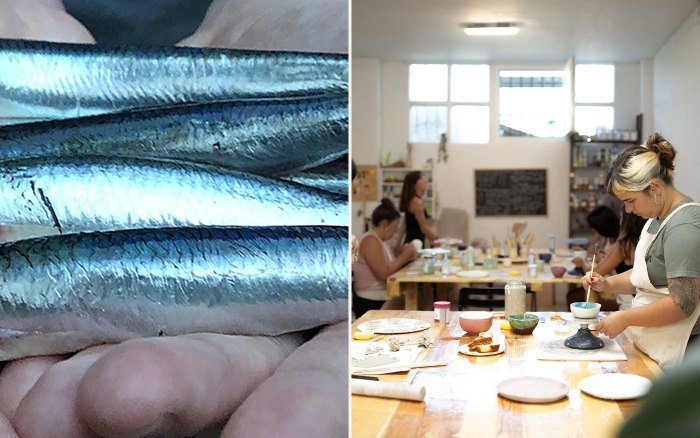
#> input picture brand/web/assets/img/anchoas-ceramica.jpg, 1400 x 875 px (shown at 1/2 size); its folder holds only this picture in this run
$ python prepare_assets.py
#> lines starting #> are read from the running program, lines starting #| are printed output that depends on the picture
"""Prepara los planos fotográficos del Reel a partir de las fotos de la web de BASQPLAN.

Muchas fotos de la web son dípticos (dos imágenes juntas: «dos experiencias, un plan»).
Este script separa cada díptico en dos planos:
  1400×875 → _L / _R (izquierda / derecha)      800×1000 → _T / _B (arriba / abajo)
Uso: python3 reel/scripts/prepare_assets.py   → reel/assets/*.jpg
"""
from pathlib import Path
from PIL import Image

ROOT = Path(__file__).resolve().parent.parent.parent
SRC, OUT = ROOT / "brand/web/assets/img", ROOT / "reel/assets"
OUT.mkdir(parents=True, exist_ok=True)
for p in sorted(SRC.glob("*.jpg")):
    im = Image.open(p).convert("RGB")
#> im is the input picture: PIL image 1400x875 RGB; mean R, G, B 143, 149.2, 149
    w, h = im.size
#> w = 1400; h = 875
    if (w, h) == (1400, 875):
        parts = {"L": (0, 0, 700, 875), "R": (700, 0, 1400, 875)}
    elif (w, h) == (800, 1000):
        parts = {"T": (0, 0, 800, 500), "B": (0, 500, 800, 1000)}
    else:
        im.save(OUT / p.name, quality=95)
        continue
    for tag, box in parts.items():
        im.crop(box).save(OUT / f"{p.stem}_{tag}.jpg", quality=95)
#> this loop made 2 passes
#> pass 1, `im.crop(box).save(OUT / f"{p.stem}_{tag}.jpg", quality=95)`:
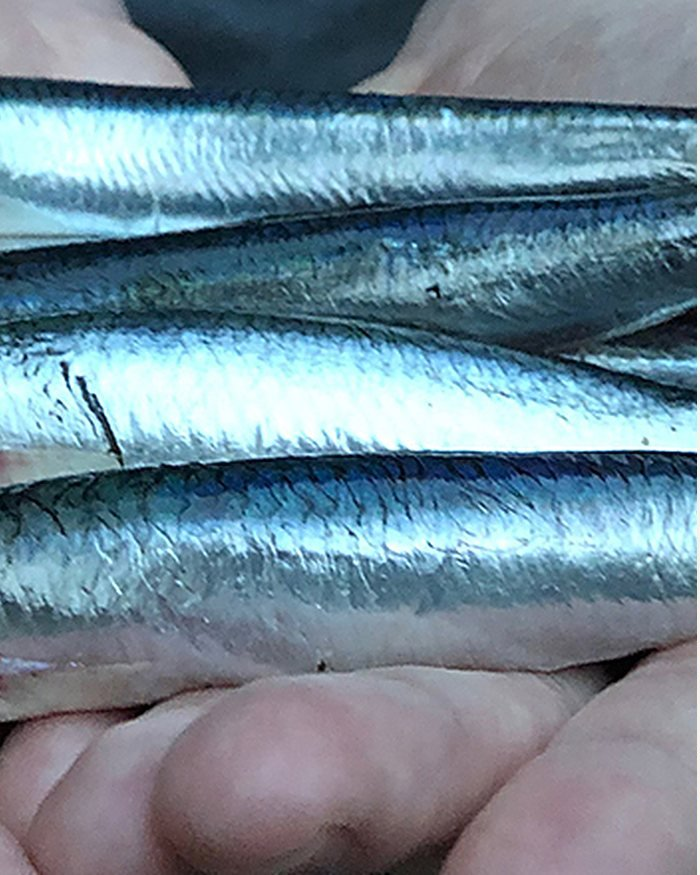
#> saved as anchoas-ceramica_L.jpg: PIL image 700x875 RGB; mean R, G, B 112, 135, 149.2
#> pass 2, `im.crop(box).save(OUT / f"{p.stem}_{tag}.jpg", quality=95)`:
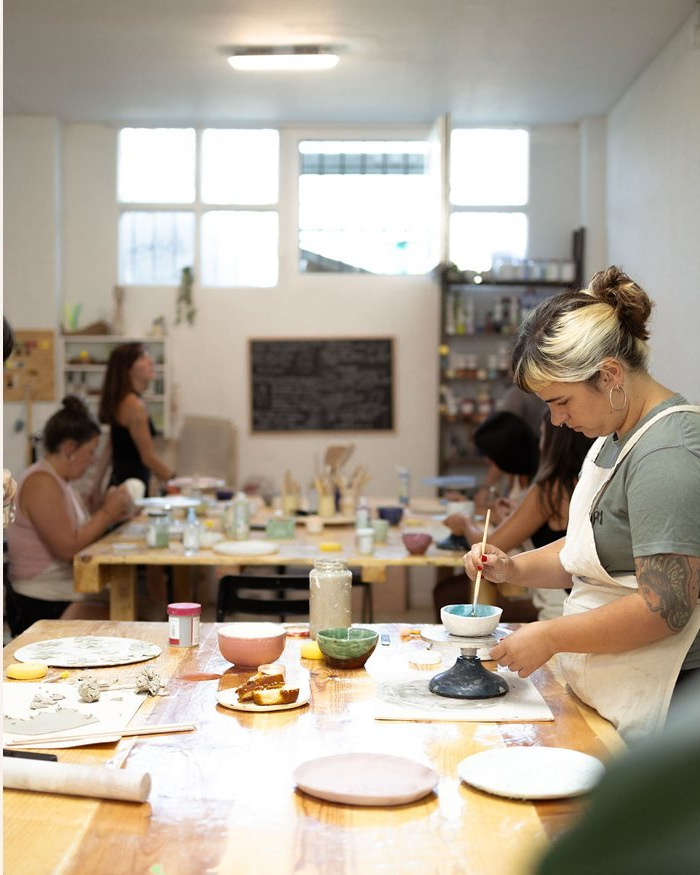
#> saved as anchoas-ceramica_R.jpg: PIL image 700x875 RGB; mean R, G, B 174, 163.3, 148.8
print(f"{len(list(OUT.glob('*.jpg')))} planos en reel/assets/")

$ run again, on brand/web/assets/img/ceramica-barco-flysch.jpg
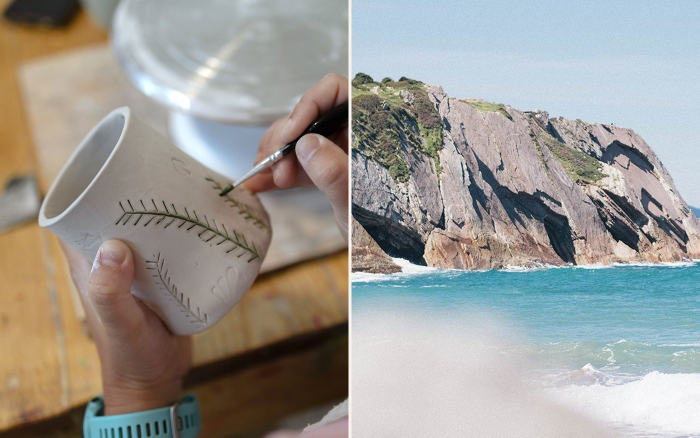
#> input picture brand/web/assets/img/ceramica-barco-flysch.jpg, 1400 x 875 px (shown at 1/2 size)
#> im is the input picture: PIL image 1400x875 RGB; mean R, G, B 156.3, 154.5, 149.7
#> the loop `for tag, box in parts.items():` made 2 passes
#> pass 1, `im.crop(box).save(OUT / f"{p.stem}_{tag}.jpg", quality=95)`:
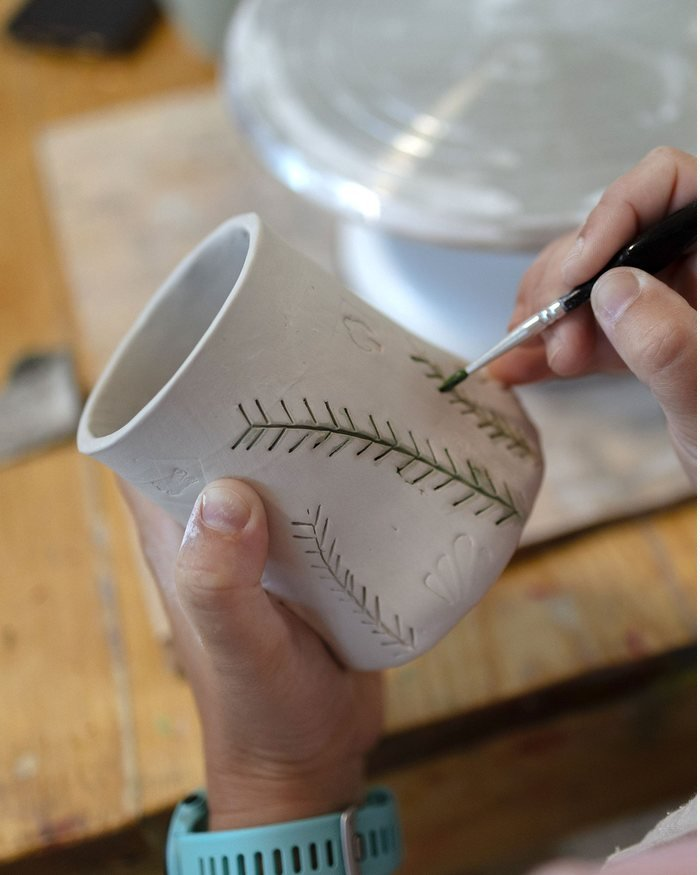
#> saved as ceramica-barco-flysch_L.jpg: PIL image 700x875 RGB; mean R, G, B 142.3, 128.1, 113.1
#> pass 2, `im.crop(box).save(OUT / f"{p.stem}_{tag}.jpg", quality=95)`:
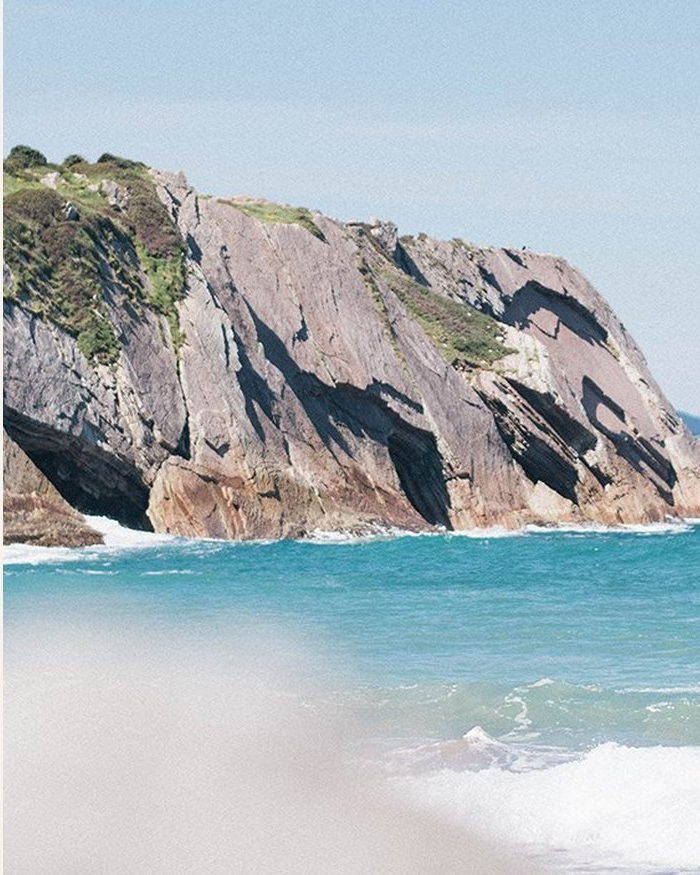
#> saved as ceramica-barco-flysch_R.jpg: PIL image 700x875 RGB; mean R, G, B 170.4, 180.9, 186.4

$ run again, on brand/web/assets/img/ceramica-ganeta.jpg
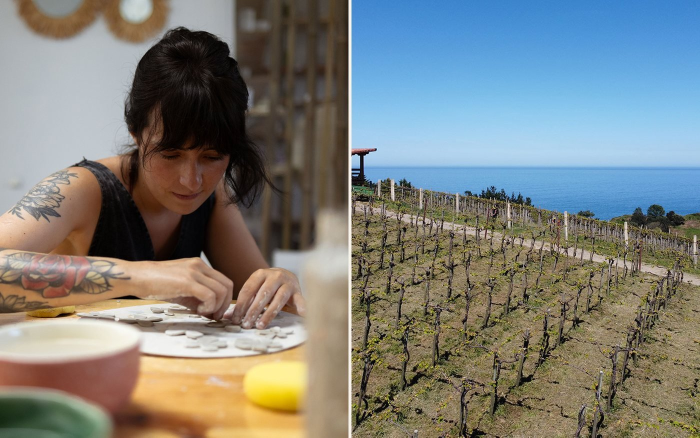
#> input picture brand/web/assets/img/ceramica-ganeta.jpg, 1400 x 875 px (shown at 1/2 size)
#> im is the input picture: PIL image 1400x875 RGB; mean R, G, B 125.1, 127.4, 122.5
#> the loop `for tag, box in parts.items():` made 2 passes
#> pass 1, `im.crop(box).save(OUT / f"{p.stem}_{tag}.jpg", quality=95)`:
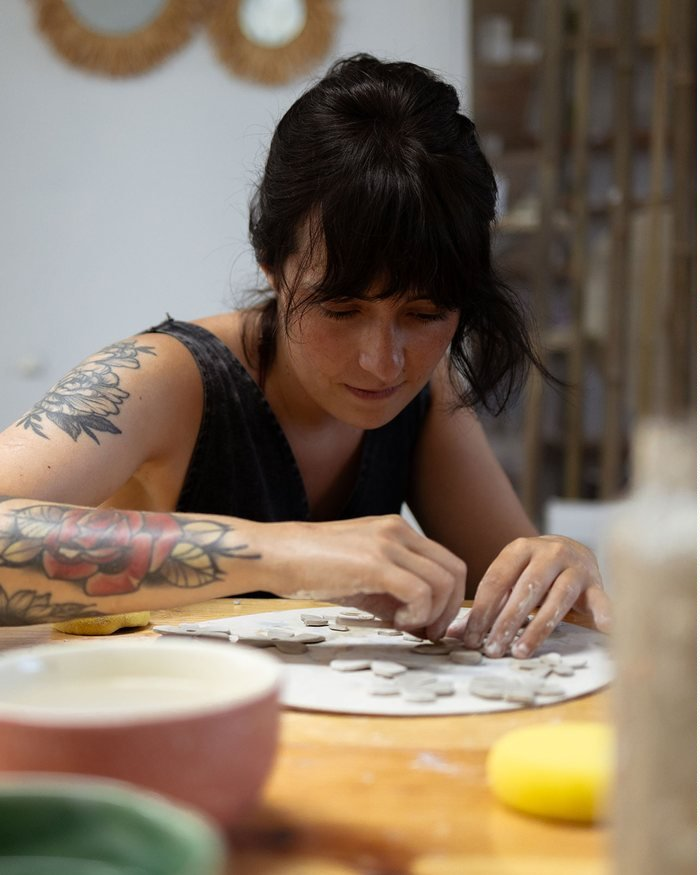
#> saved as ceramica-ganeta_L.jpg: PIL image 700x875 RGB; mean R, G, B 133.3, 116.5, 99.1
#> pass 2, `im.crop(box).save(OUT / f"{p.stem}_{tag}.jpg", quality=95)`:
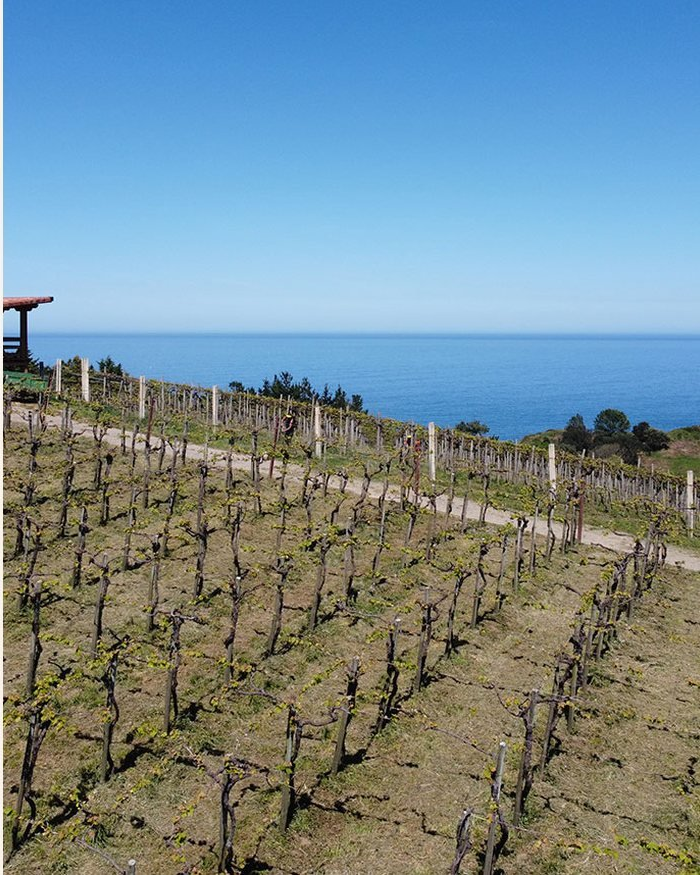
#> saved as ceramica-ganeta_R.jpg: PIL image 700x875 RGB; mean R, G, B 116.8, 138.2, 145.9

$ run again, on brand/web/assets/img/anchoas-gaintza-getaria.jpg
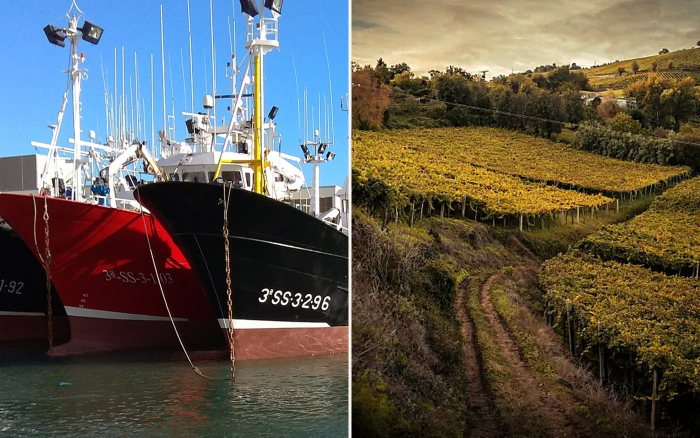
#> input picture brand/web/assets/img/anchoas-gaintza-getaria.jpg, 1400 x 875 px (shown at 1/2 size)
#> im is the input picture: PIL image 1400x875 RGB; mean R, G, B 94.8, 91.1, 82.6
#> the loop `for tag, box in parts.items():` made 2 passes
#> pass 1, `im.crop(box).save(OUT / f"{p.stem}_{tag}.jpg", quality=95)`:
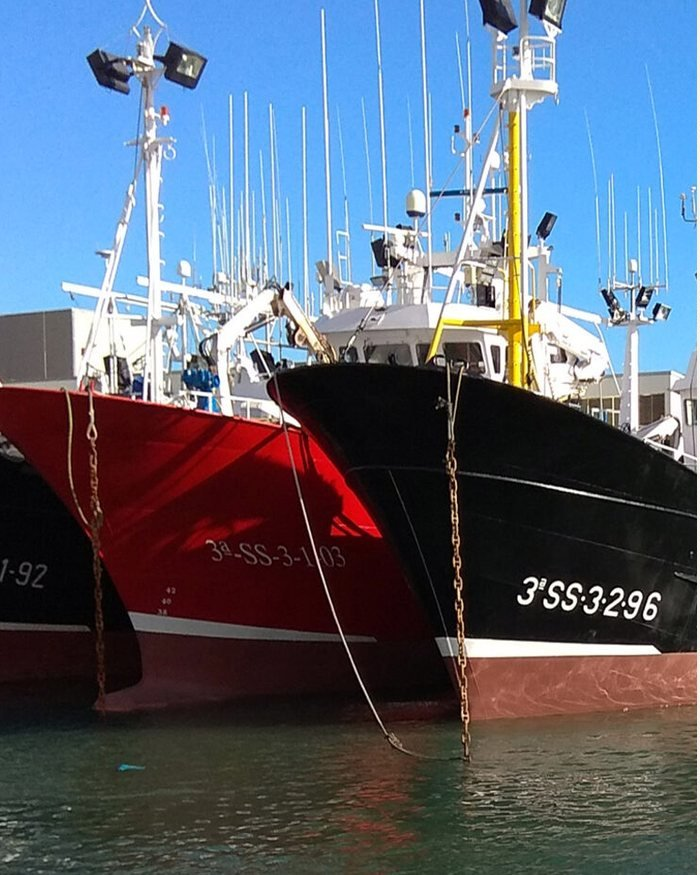
#> saved as anchoas-gaintza-getaria_L.jpg: PIL image 700x875 RGB; mean R, G, B 90.4, 101, 117.8
#> pass 2, `im.crop(box).save(OUT / f"{p.stem}_{tag}.jpg", quality=95)`:
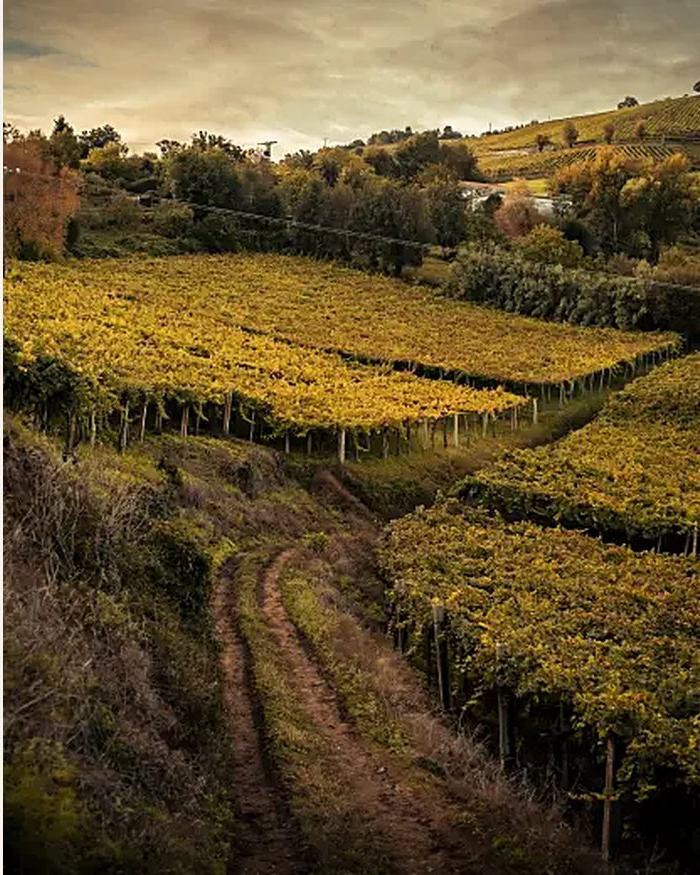
#> saved as anchoas-gaintza-getaria_R.jpg: PIL image 700x875 RGB; mean R, G, B 99.1, 81.2, 47.3
